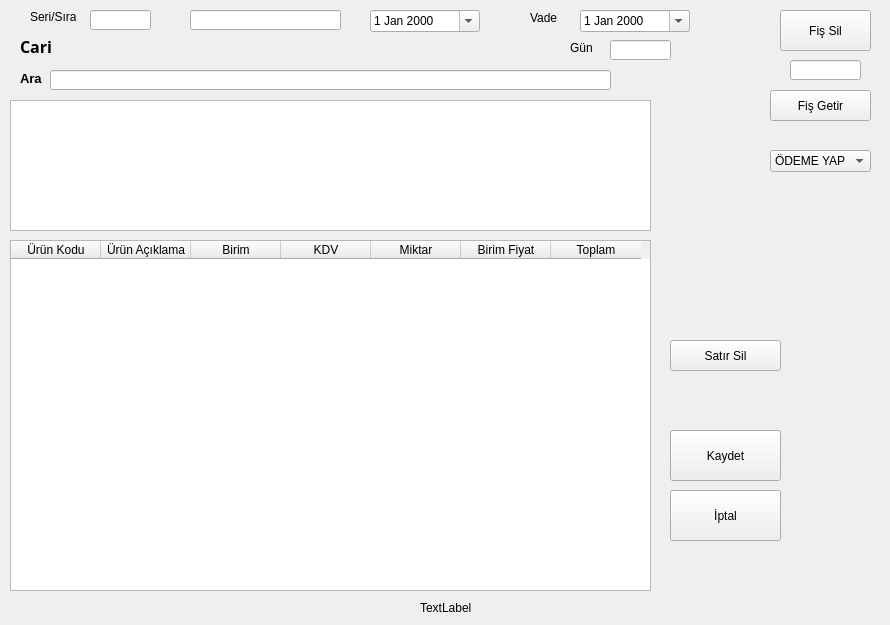
<?xml version="1.0" encoding="UTF-8"?>
<ui version="4.0">
 <class>Dialog3</class>
 <widget class="QDialog" name="Dialog3">
  <property name="geometry">
   <rect>
    <x>0</x>
    <y>0</y>
    <width>890</width>
    <height>625</height>
   </rect>
  </property>
  <property name="windowTitle">
   <string>Fiş Girişi</string>
  </property>
  <widget class="QLineEdit" name="lineEdit">
   <property name="geometry">
    <rect>
     <x>90</x>
     <y>10</y>
     <width>61</width>
     <height>20</height>
    </rect>
   </property>
  </widget>
  <widget class="QLineEdit" name="lineEdit_2">
   <property name="geometry">
    <rect>
     <x>190</x>
     <y>10</y>
     <width>151</width>
     <height>20</height>
    </rect>
   </property>
  </widget>
  <widget class="QLineEdit" name="lineEdit_3">
   <property name="enabled">
    <bool>true</bool>
   </property>
   <property name="geometry">
    <rect>
     <x>50</x>
     <y>70</y>
     <width>561</width>
     <height>20</height>
    </rect>
   </property>
  </widget>
  <widget class="QLabel" name="label">
   <property name="geometry">
    <rect>
     <x>30</x>
     <y>10</y>
     <width>46</width>
     <height>13</height>
    </rect>
   </property>
   <property name="text">
    <string>Seri/Sıra</string>
   </property>
  </widget>
  <widget class="QLabel" name="label_2">
   <property name="geometry">
    <rect>
     <x>20</x>
     <y>40</y>
     <width>46</width>
     <height>13</height>
    </rect>
   </property>
   <property name="font">
    <font>
     <family>Magneto</family>
     <pointsize>12</pointsize>
     <weight>75</weight>
     <bold>true</bold>
    </font>
   </property>
   <property name="text">
    <string>Cari </string>
   </property>
  </widget>
  <widget class="QDateEdit" name="dateEdit">
   <property name="geometry">
    <rect>
     <x>370</x>
     <y>10</y>
     <width>110</width>
     <height>22</height>
    </rect>
   </property>
   <property name="calendarPopup">
    <bool>true</bool>
   </property>
  </widget>
  <widget class="QTableWidget" name="tableWidget">
   <property name="geometry">
    <rect>
     <x>10</x>
     <y>100</y>
     <width>641</width>
     <height>131</height>
    </rect>
   </property>
   <attribute name="horizontalHeaderVisible">
    <bool>false</bool>
   </attribute>
   <column>
    <property name="text">
     <string>New Column</string>
    </property>
   </column>
   <column>
    <property name="text">
     <string>New Column</string>
    </property>
   </column>
   <column>
    <property name="text">
     <string>New Column</string>
    </property>
   </column>
   <column>
    <property name="text">
     <string>New Column</string>
    </property>
   </column>
   <column>
    <property name="text">
     <string>New Column</string>
    </property>
   </column>
  </widget>
  <widget class="QTableWidget" name="tableWidget_2">
   <property name="geometry">
    <rect>
     <x>10</x>
     <y>240</y>
     <width>641</width>
     <height>351</height>
    </rect>
   </property>
   <property name="lineWidth">
    <number>1</number>
   </property>
   <property name="alternatingRowColors">
    <bool>true</bool>
   </property>
   <attribute name="horizontalHeaderVisible">
    <bool>true</bool>
   </attribute>
   <attribute name="horizontalHeaderDefaultSectionSize">
    <number>90</number>
   </attribute>
   <column>
    <property name="text">
     <string>Ürün Kodu</string>
    </property>
   </column>
   <column>
    <property name="text">
     <string>Ürün Açıklama</string>
    </property>
   </column>
   <column>
    <property name="text">
     <string>Birim</string>
    </property>
   </column>
   <column>
    <property name="text">
     <string>KDV</string>
    </property>
   </column>
   <column>
    <property name="text">
     <string>Miktar</string>
    </property>
   </column>
   <column>
    <property name="text">
     <string>Birim Fiyat</string>
    </property>
   </column>
   <column>
    <property name="text">
     <string>Toplam</string>
    </property>
   </column>
  </widget>
  <widget class="QPushButton" name="pushButton">
   <property name="geometry">
    <rect>
     <x>670</x>
     <y>430</y>
     <width>111</width>
     <height>51</height>
    </rect>
   </property>
   <property name="text">
    <string>Kaydet</string>
   </property>
   <property name="icon">
    <iconset>
     <normaloff>images/nenra.ico</normaloff>images/nenra.ico</iconset>
   </property>
   <property name="autoDefault">
    <bool>false</bool>
   </property>
  </widget>
  <widget class="QPushButton" name="pushButton_2">
   <property name="geometry">
    <rect>
     <x>670</x>
     <y>490</y>
     <width>111</width>
     <height>51</height>
    </rect>
   </property>
   <property name="text">
    <string>İptal</string>
   </property>
   <property name="autoDefault">
    <bool>false</bool>
   </property>
   <property name="default">
    <bool>false</bool>
   </property>
   <property name="flat">
    <bool>false</bool>
   </property>
  </widget>
  <widget class="QLabel" name="label_3">
   <property name="geometry">
    <rect>
     <x>70</x>
     <y>40</y>
     <width>491</width>
     <height>16</height>
    </rect>
   </property>
   <property name="font">
    <font>
     <pointsize>12</pointsize>
     <weight>75</weight>
     <bold>true</bold>
    </font>
   </property>
   <property name="text">
    <string/>
   </property>
  </widget>
  <widget class="QLabel" name="label_4">
   <property name="geometry">
    <rect>
     <x>20</x>
     <y>70</y>
     <width>31</width>
     <height>16</height>
    </rect>
   </property>
   <property name="font">
    <font>
     <pointsize>10</pointsize>
     <weight>75</weight>
     <bold>true</bold>
    </font>
   </property>
   <property name="text">
    <string>Ara</string>
   </property>
  </widget>
  <widget class="QLabel" name="label_5">
   <property name="geometry">
    <rect>
     <x>730</x>
     <y>70</y>
     <width>41</width>
     <height>31</height>
    </rect>
   </property>
   <property name="text">
    <string/>
   </property>
  </widget>
  <widget class="QLabel" name="label_6">
   <property name="geometry">
    <rect>
     <x>420</x>
     <y>600</y>
     <width>181</width>
     <height>16</height>
    </rect>
   </property>
   <property name="text">
    <string>TextLabel</string>
   </property>
  </widget>
  <widget class="QPushButton" name="pushButton_3">
   <property name="geometry">
    <rect>
     <x>670</x>
     <y>340</y>
     <width>111</width>
     <height>31</height>
    </rect>
   </property>
   <property name="text">
    <string>Satır Sil</string>
   </property>
   <property name="autoDefault">
    <bool>false</bool>
   </property>
   <property name="default">
    <bool>false</bool>
   </property>
   <property name="flat">
    <bool>false</bool>
   </property>
  </widget>
  <widget class="QPushButton" name="pushButton_4">
   <property name="geometry">
    <rect>
     <x>780</x>
     <y>10</y>
     <width>91</width>
     <height>41</height>
    </rect>
   </property>
   <property name="autoFillBackground">
    <bool>false</bool>
   </property>
   <property name="text">
    <string>Fiş Sil</string>
   </property>
   <property name="autoDefault">
    <bool>false</bool>
   </property>
   <property name="default">
    <bool>false</bool>
   </property>
   <property name="flat">
    <bool>false</bool>
   </property>
  </widget>
  <widget class="QDateEdit" name="dateEdit_2">
   <property name="geometry">
    <rect>
     <x>580</x>
     <y>10</y>
     <width>110</width>
     <height>22</height>
    </rect>
   </property>
   <property name="calendarPopup">
    <bool>true</bool>
   </property>
  </widget>
  <widget class="QLabel" name="label_7">
   <property name="geometry">
    <rect>
     <x>530</x>
     <y>10</y>
     <width>31</width>
     <height>16</height>
    </rect>
   </property>
   <property name="text">
    <string>Vade</string>
   </property>
  </widget>
  <widget class="QLineEdit" name="lineEdit_4">
   <property name="geometry">
    <rect>
     <x>610</x>
     <y>40</y>
     <width>61</width>
     <height>20</height>
    </rect>
   </property>
  </widget>
  <widget class="QLabel" name="label_8">
   <property name="geometry">
    <rect>
     <x>570</x>
     <y>40</y>
     <width>31</width>
     <height>16</height>
    </rect>
   </property>
   <property name="text">
    <string>Gün</string>
   </property>
  </widget>
  <widget class="QLineEdit" name="lineEdit_5">
   <property name="geometry">
    <rect>
     <x>790</x>
     <y>60</y>
     <width>71</width>
     <height>20</height>
    </rect>
   </property>
  </widget>
  <widget class="QPushButton" name="pushButton_5">
   <property name="geometry">
    <rect>
     <x>770</x>
     <y>90</y>
     <width>101</width>
     <height>31</height>
    </rect>
   </property>
   <property name="text">
    <string>Fiş Getir</string>
   </property>
   <property name="autoDefault">
    <bool>false</bool>
   </property>
   <property name="default">
    <bool>false</bool>
   </property>
   <property name="flat">
    <bool>false</bool>
   </property>
  </widget>
  <widget class="QComboBox" name="comboBox">
   <property name="geometry">
    <rect>
     <x>770</x>
     <y>150</y>
     <width>101</width>
     <height>22</height>
    </rect>
   </property>
   <item>
    <property name="text">
     <string>ÖDEME YAP</string>
    </property>
   </item>
   <item>
    <property name="text">
     <string>Nakit Ödeme</string>
    </property>
   </item>
   <item>
    <property name="text">
     <string>Denizbank </string>
    </property>
   </item>
   <item>
    <property name="text">
     <string>Yapı Kredi</string>
    </property>
   </item>
  </widget>
 </widget>
 <tabstops>
  <tabstop>lineEdit</tabstop>
  <tabstop>lineEdit_2</tabstop>
  <tabstop>dateEdit</tabstop>
  <tabstop>lineEdit_4</tabstop>
  <tabstop>lineEdit_3</tabstop>
  <tabstop>tableWidget</tabstop>
  <tabstop>tableWidget_2</tabstop>
  <tabstop>pushButton</tabstop>
  <tabstop>pushButton_2</tabstop>
  <tabstop>lineEdit_5</tabstop>
  <tabstop>pushButton_5</tabstop>
  <tabstop>pushButton_3</tabstop>
  <tabstop>pushButton_4</tabstop>
  <tabstop>dateEdit_2</tabstop>
 </tabstops>
 <resources/>
 <connections>
  <connection>
   <sender>pushButton_2</sender>
   <signal>clicked()</signal>
   <receiver>Dialog3</receiver>
   <slot>close()</slot>
   <hints>
    <hint type="sourcelabel">
     <x>717</x>
     <y>581</y>
    </hint>
    <hint type="destinationlabel">
     <x>381</x>
     <y>307</y>
    </hint>
   </hints>
  </connection>
 </connections>
</ui>
